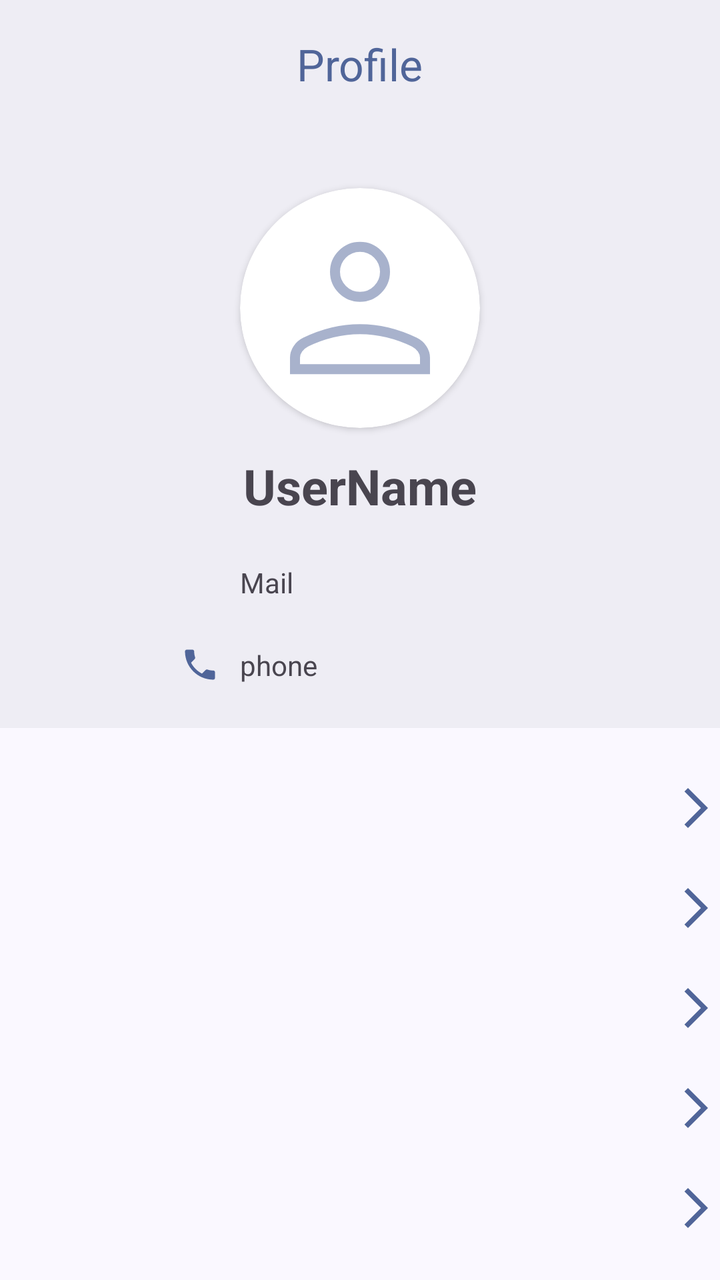
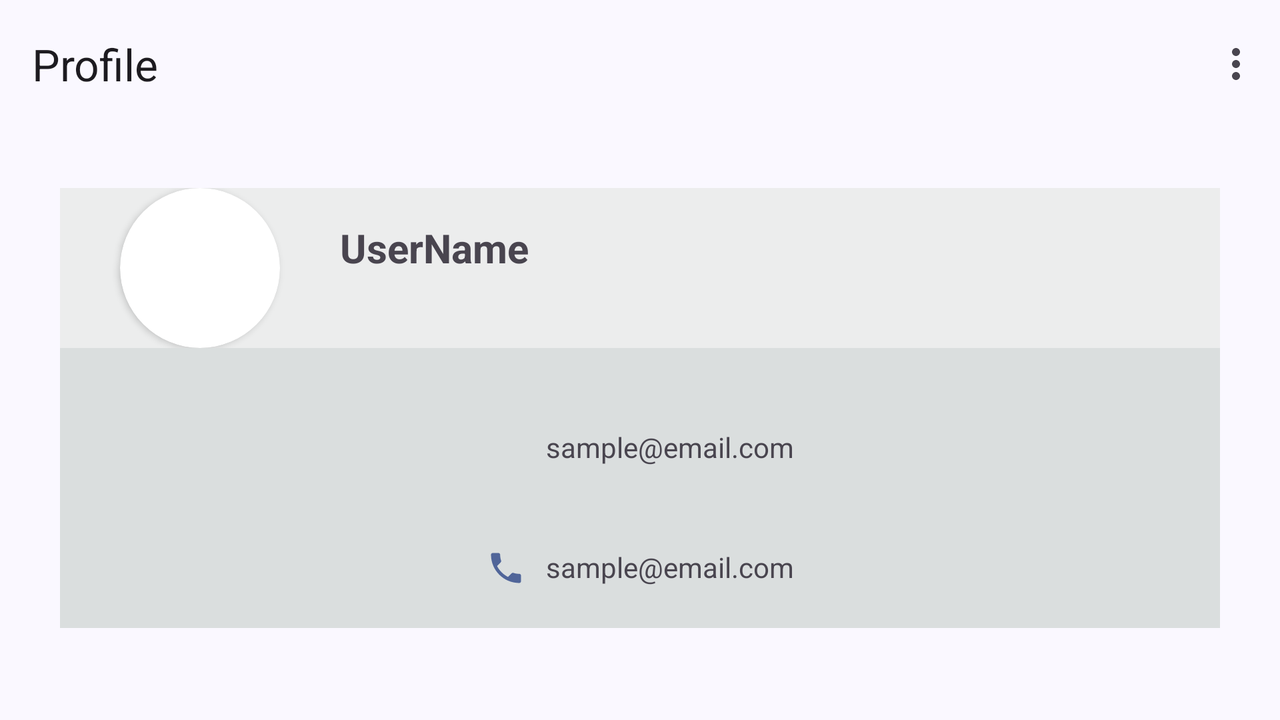

Compare how this app lays out the same screen by default and in its alternative resource folder. The renders come first, then the two layout files and the values they reference.
<!-- AndroidManifest.xml: application theme AppTheme -->
<!-- res/layout/fragment_profile.xml -->
<?xml version="1.0" encoding="utf-8"?>
<androidx.constraintlayout.widget.ConstraintLayout xmlns:android="http://schemas.android.com/apk/res/android"
    xmlns:app="http://schemas.android.com/apk/res-auto"
    android:layout_width="match_parent"
    android:layout_height="match_parent">

    <com.google.android.material.appbar.AppBarLayout
        android:id="@+id/appBarLayout"
        android:layout_width="match_parent"
        android:background="@color/md_theme_surfaceContainer"
        android:layout_height="?attr/actionBarSize"
        app:layout_constraintEnd_toEndOf="parent"
        app:layout_constraintStart_toStartOf="parent"
        app:layout_constraintTop_toTopOf="parent">

        <com.google.android.material.appbar.MaterialToolbar
            android:id="@+id/toolbar"
            android:layout_width="match_parent"
            app:titleTextColor="@color/md_theme_primary"
            app:titleCentered="true"
            android:layout_height="match_parent"
            app:title="Profile" />
    </com.google.android.material.appbar.AppBarLayout>

    <androidx.core.widget.NestedScrollView
        android:layout_width="match_parent"
        android:layout_height="0dp"
        android:orientation="vertical"
        app:layout_constraintBottom_toBottomOf="parent"
        app:layout_constraintEnd_toEndOf="parent"
        app:layout_constraintStart_toStartOf="parent"
        app:layout_constraintTop_toBottomOf="@+id/appBarLayout"
        app:layout_constraintVertical_bias="0.0">

        <LinearLayout
            android:layout_width="match_parent"
            android:layout_height="wrap_content"
            android:layout_gravity="center_horizontal"
            android:orientation="vertical">


            <androidx.constraintlayout.widget.ConstraintLayout
                android:layout_width="match_parent"
                android:layout_height="wrap_content"
                android:minHeight="300dp"
                android:layout_marginBottom="15dp"
                android:background="@drawable/radius"
                android:clipToOutline="true"
                android:orientation="vertical"
                android:padding="10dp">

                <androidx.cardview.widget.CardView
                    android:id="@+id/cardView"
                    android:layout_width="120dp"
                    android:layout_height="120dp"
                    android:layout_gravity="center"
                    android:layout_marginTop="20dp"
                    android:layout_marginBottom="10dp"
                    android:elevation="20dp"
                    android:outlineAmbientShadowColor="@color/cardview_light_background"
                    app:cardCornerRadius="120dp"
                    app:layout_constraintEnd_toEndOf="parent"
                    app:layout_constraintStart_toStartOf="parent"
                    app:layout_constraintTop_toTopOf="parent">

                    <com.google.android.material.imageview.ShapeableImageView
                        android:id="@+id/user_dp"
                        android:layout_width="match_parent"
                        android:layout_height="match_parent"
                        android:scaleType="centerCrop"
                        android:src="@drawable/ic_profile_outline" />
                </androidx.cardview.widget.CardView>

                <com.google.android.material.textview.MaterialTextView
                    android:id="@+id/user_name"
                    android:layout_width="wrap_content"
                    android:layout_height="wrap_content"
                    android:layout_gravity="center"
                    android:gravity="center"
                    android:text="UserName"
                    android:textSize="12pt"
                    android:textStyle="bold"
                    app:layout_constraintBottom_toTopOf="@+id/email_textview"
                    app:layout_constraintEnd_toEndOf="@+id/cardView"
                    app:layout_constraintStart_toStartOf="@+id/cardView"
                    app:layout_constraintTop_toBottomOf="@+id/cardView" />


                <com.google.android.material.imageview.ShapeableImageView
                    android:id="@+id/shapeableImageView4"
                    android:layout_width="20dp"
                    android:layout_height="20dp"
                    android:layout_marginEnd="10dp"
                    android:src="@drawable/ic_email"
                    app:layout_constraintBottom_toBottomOf="@+id/email_textview"
                    app:layout_constraintEnd_toStartOf="@+id/email_textview"
                    app:layout_constraintTop_toTopOf="@+id/email_textview" />


                <com.google.android.material.textview.MaterialTextView
                    android:id="@+id/email_textview"
                    android:layout_width="0dp"
                    android:layout_height="wrap_content"
                    android:layout_marginTop="10dp"
                    android:text="Mail"
                    app:layout_constraintBottom_toTopOf="@+id/phone_number_textview"
                    app:layout_constraintEnd_toEndOf="parent"
                    app:layout_constraintStart_toStartOf="@+id/cardView"
                    app:layout_constraintTop_toBottomOf="@+id/user_name" />

                <com.google.android.material.imageview.ShapeableImageView
                    android:layout_width="20dp"
                    android:layout_height="20dp"
                    android:layout_marginEnd="10dp"
                    android:src="@drawable/ic_phone"
                    app:layout_constraintBottom_toBottomOf="@+id/phone_number_textview"
                    app:layout_constraintEnd_toStartOf="@+id/phone_number_textview"
                    app:layout_constraintTop_toTopOf="@+id/phone_number_textview" />

                <com.google.android.material.textview.MaterialTextView
                    android:id="@+id/phone_number_textview"
                    android:layout_width="wrap_content"
                    android:layout_height="wrap_content"
                    android:ellipsize="end"
                    android:layout_marginTop="10dp"
                    android:lines="1"
                    android:text="phone"
                    app:layout_constraintBottom_toBottomOf="parent"
                    app:layout_constraintStart_toStartOf="@+id/cardView"
                    app:layout_constraintTop_toBottomOf="@+id/email_textview" />

            </androidx.constraintlayout.widget.ConstraintLayout>


            <include
                android:id="@+id/edit"
                layout="@layout/navigator" />

            <include
                android:id="@+id/change_password"
                layout="@layout/navigator" />
            <include
                android:id="@+id/favourite"
                layout="@layout/navigator"/>

            <include
                android:id="@+id/interested"
                layout="@layout/navigator"/>

            <include
                android:id="@+id/logout"
                layout="@layout/navigator" />

        </LinearLayout>

    </androidx.core.widget.NestedScrollView>

</androidx.constraintlayout.widget.ConstraintLayout>
<!-- res/layout/navigator.xml (included above) -->
<?xml version="1.0" encoding="utf-8"?>
<androidx.constraintlayout.widget.ConstraintLayout xmlns:android="http://schemas.android.com/apk/res/android"
    xmlns:app="http://schemas.android.com/apk/res-auto"
    android:id="@+id/navigator"
    android:layout_width="match_parent"
    android:foreground="?android:attr/selectableItemBackground"
    android:clickable="true"
    android:layout_height="wrap_content"
    android:focusable="true">

    <com.google.android.material.textview.MaterialTextView
        android:layout_width="0dp"
        android:id="@+id/text_label"
        android:layout_height="50dp"
        android:gravity="center_vertical"
        android:layout_marginStart="15dp"
        app:layout_constraintBottom_toBottomOf="parent"
        app:layout_constraintEnd_toStartOf="@+id/shapeableImageView"
        app:layout_constraintStart_toEndOf="@+id/imageFilterView"
        app:layout_constraintTop_toTopOf="parent" />

    <androidx.constraintlayout.utils.widget.ImageFilterView
        android:id="@+id/imageFilterView"
        android:layout_width="wrap_content"
        android:layout_height="match_parent"
        android:layout_marginEnd="20dp"
        app:layout_constraintBottom_toBottomOf="parent"
        app:layout_constraintStart_toStartOf="parent"
        app:layout_constraintTop_toTopOf="parent" />

    <com.google.android.material.imageview.ShapeableImageView
        android:id="@+id/shapeableImageView"
        android:layout_width="wrap_content"
        android:layout_height="wrap_content"
        android:src="@drawable/ic_forward"
        app:layout_constraintBottom_toBottomOf="parent"
        app:layout_constraintEnd_toEndOf="parent"
        app:layout_constraintTop_toTopOf="parent" />


</androidx.constraintlayout.widget.ConstraintLayout>
<!-- resources referenced by this layout -->
<resources>
  <color name="md_theme_primary">#506599</color>
  <color name="md_theme_surfaceContainer">#EEEDF4</color>
  <!-- drawable ic_email (drawable-night) -->
  <vector android:height="24dp" android:tint="@color/md_theme_primary"
      android:viewportHeight="24" android:viewportWidth="24"
      android:width="24dp" xmlns:android="http://schemas.android.com/apk/res/android">
      <path android:fillColor="@android:color/white" android:pathData="M20,4L4,4c-1.1,0 -1.99,0.9 -1.99,2L2,18c0,1.1 0.9,2 2,2h16c1.1,0 2,-0.9 2,-2L22,6c0,-1.1 -0.9,-2 -2,-2zM20,18L4,18L4,8l8,5 8,-5v10zM12,11L4,6h16l-8,5z"/>
  </vector>
  <!-- drawable ic_forward (drawable) -->
  <vector android:autoMirrored="true" android:height="24dp"
      android:tint="@color/md_theme_primary" android:viewportHeight="24"
      android:viewportWidth="24" android:width="24dp" xmlns:android="http://schemas.android.com/apk/res/android">
      <path android:fillColor="@android:color/white" android:pathData="M6.23,20.23l1.77,1.77l10,-10l-10,-10l-1.77,1.77l8.23,8.23z"/>
  </vector>
  <!-- drawable radius (drawable) -->
  <?xml version="1.0" encoding="utf-8"?>
  <shape xmlns:android="http://schemas.android.com/apk/res/android">
  
      <solid android:color="@color/md_theme_surfaceContainer"/>
  </shape>
  <color name="md_theme_onPrimary">#FFFFFF</color>
  <color name="md_theme_primaryContainer">#DAE2FF</color>
  <color name="md_theme_onPrimaryContainer">#001946</color>
  <color name="md_theme_secondary">#585E71</color>
  <color name="md_theme_onSecondary">#FFFFFF</color>
  <color name="md_theme_secondaryContainer">#DCE2F9</color>
  <color name="md_theme_onSecondaryContainer">#151B2C</color>
  <color name="md_theme_tertiary">#735572</color>
  <color name="md_theme_onTertiary">#FFFFFF</color>
  <color name="md_theme_tertiaryContainer">#FED7FA</color>
  <color name="md_theme_onTertiaryContainer">#2A122C</color>
  <color name="md_theme_error">#BA1A1A</color>
  <color name="md_theme_onError">#FFFFFF</color>
  <color name="md_theme_errorContainer">#FFDAD6</color>
  <color name="md_theme_onErrorContainer">#410002</color>
  <color name="md_theme_background">#FAF8FF</color>
  <color name="md_theme_onBackground">#1A1B21</color>
  <color name="md_theme_surface">#FAF8FF</color>
  <color name="md_theme_onSurface">#1A1B21</color>
  <color name="md_theme_surfaceVariant">#E1E2EC</color>
  <color name="md_theme_onSurfaceVariant">#44464F</color>
  <color name="md_theme_outline">#757780</color>
  <color name="md_theme_outlineVariant">#C5C6D0</color>
  <color name="md_theme_inverseSurface">#2F3036</color>
  <color name="md_theme_inverseOnSurface">#F1F0F7</color>
  <color name="md_theme_inversePrimary">#B1C5FF</color>
  <color name="md_theme_primaryFixed">#DAE2FF</color>
  <color name="md_theme_onPrimaryFixed">#001946</color>
  <color name="md_theme_primaryFixedDim">#B1C5FF</color>
  <color name="md_theme_onPrimaryFixedVariant">#2F4578</color>
  <color name="md_theme_secondaryFixed">#DCE2F9</color>
  <color name="md_theme_onSecondaryFixed">#151B2C</color>
  <color name="md_theme_secondaryFixedDim">#C0C6DC</color>
  <color name="md_theme_onSecondaryFixedVariant">#404659</color>
  <color name="md_theme_tertiaryFixed">#FED7FA</color>
  <color name="md_theme_onTertiaryFixed">#2A122C</color>
  <color name="md_theme_tertiaryFixedDim">#E0BBDD</color>
  <color name="md_theme_onTertiaryFixedVariant">#593D59</color>
  <color name="md_theme_surfaceDim">#DAD9E0</color>
  <color name="md_theme_surfaceBright">#FAF8FF</color>
  <color name="md_theme_surfaceContainerLowest">#FFFFFF</color>
  <color name="md_theme_surfaceContainerLow">#F4F3FA</color>
  <color name="md_theme_surfaceContainerHigh">#E8E7EF</color>
  <color name="md_theme_surfaceContainerHighest">#E2E2E9</color>
</resources>
<!-- res/layout-land/fragment_profile.xml (the author's variant of the layout above) -->
<!-- drawn on the phone turned sideways -->
<?xml version="1.0" encoding="utf-8"?>
<androidx.constraintlayout.widget.ConstraintLayout xmlns:android="http://schemas.android.com/apk/res/android"
    xmlns:tools="http://schemas.android.com/tools"
    android:layout_width="match_parent"
    android:layout_height="match_parent"
    xmlns:app="http://schemas.android.com/apk/res-auto">

    <com.google.android.material.appbar.AppBarLayout
        android:id="@+id/appBarLayout"
        android:layout_width="match_parent"
        android:layout_height="?attr/actionBarSize"
        app:layout_constraintEnd_toEndOf="parent"
        app:layout_constraintStart_toStartOf="parent"
        app:layout_constraintTop_toTopOf="parent">

        <com.google.android.material.appbar.MaterialToolbar
            android:id="@+id/toolbar"
            android:layout_width="match_parent"
            android:layout_height="match_parent"
            app:menu="@menu/profile_menu"
            app:title="Profile" />
    </com.google.android.material.appbar.AppBarLayout>

    <androidx.core.widget.NestedScrollView
        android:layout_width="match_parent"
        android:layout_height="0dp"
        android:orientation="vertical"
        app:layout_constraintBottom_toBottomOf="parent"
        app:layout_constraintTop_toBottomOf="@+id/appBarLayout"
        app:layout_constraintVertical_bias="0.0"
        tools:layout_editor_absoluteX="0dp">
        <LinearLayout
            android:layout_width="match_parent"
            android:layout_height="wrap_content"
            android:layout_margin= "30dp"
            android:background="#DADEDE"
            android:orientation="vertical"
            app:layout_constraintBottom_toBottomOf="parent"
            app:layout_constraintTop_toBottomOf="@+id/appBarLayout">

            <LinearLayout
                android:layout_width="match_parent"
                android:layout_height="wrap_content"
                android:layout_marginBottom="20dp"
                android:background="#ECEDED"
                android:orientation="horizontal">

                <androidx.cardview.widget.CardView
                    android:layout_width="80dp"
                    android:layout_height="80dp"
                    android:layout_gravity="center"
                    android:layout_marginStart="30dp"
                    android:layout_marginEnd="30dp"
                    app:cardCornerRadius="120dp">

                    <ImageView
                        android:id="@+id/user_dp"
                        android:layout_width="match_parent"
                        android:layout_height="match_parent"
                        android:scaleType="centerCrop"
                        android:src="@drawable/ic_profile" />
                </androidx.cardview.widget.CardView>

                <TextView
                    android:id="@+id/user_name"
                    android:layout_width="wrap_content"
                    android:layout_height="wrap_content"
                    android:layout_marginBottom="10dp"
                    android:text="UserName"
                    android:textSize="20dp"
                    android:textStyle="bold"
                    android:layout_gravity="center"/>
            </LinearLayout>

            <LinearLayout
                android:layout_width="wrap_content"
                android:layout_height="wrap_content"
                android:layout_gravity="center"
                android:layout_margin="20dp">

                <ImageView
                    android:layout_width="20dp"
                    android:layout_height="20dp"
                    android:layout_marginEnd="10dp"
                    android:src="@drawable/ic_email" />

                <TextView
                    android:id="@+id/email_textview"
                    android:layout_width="wrap_content"
                    android:layout_height="wrap_content"
                    android:text="sample@email.com" />
            </LinearLayout>

            <LinearLayout
                android:layout_width="wrap_content"
                android:layout_height="wrap_content"
                android:layout_gravity="center"
                android:layout_margin="20dp">

                <ImageView
                    android:layout_width="20dp"
                    android:layout_height="20dp"
                    android:layout_marginEnd="10dp"
                    android:src="@drawable/ic_phone" />

                <TextView
                    android:id="@+id/phone_number_textview"
                    android:layout_width="wrap_content"
                    android:layout_height="wrap_content"
                    android:text="sample@email.com" />
            </LinearLayout>
        </LinearLayout>

    </androidx.core.widget.NestedScrollView>

</androidx.constraintlayout.widget.ConstraintLayout>
<!-- resources referenced by the variant -->
<!-- as the phone turned sideways resolves them -->
<resources>
  <!-- drawable ic_email (drawable-night) -->
  <vector android:height="24dp" android:tint="@color/md_theme_primary"
      android:viewportHeight="24" android:viewportWidth="24"
      android:width="24dp" xmlns:android="http://schemas.android.com/apk/res/android">
      <path android:fillColor="@android:color/white" android:pathData="M20,4L4,4c-1.1,0 -1.99,0.9 -1.99,2L2,18c0,1.1 0.9,2 2,2h16c1.1,0 2,-0.9 2,-2L22,6c0,-1.1 -0.9,-2 -2,-2zM20,18L4,18L4,8l8,5 8,-5v10zM12,11L4,6h16l-8,5z"/>
  </vector>
  <!-- drawable ic_profile (drawable-night) -->
  <vector android:height="24dp" android:tint="@color/md_theme_primary"
      android:viewportHeight="24" android:viewportWidth="24"
      android:width="24dp" xmlns:android="http://schemas.android.com/apk/res/android">
      <path android:fillColor="@android:color/white" android:pathData="M12,12c2.21,0 4,-1.79 4,-4s-1.79,-4 -4,-4 -4,1.79 -4,4 1.79,4 4,4zM12,14c-2.67,0 -8,1.34 -8,4v2h16v-2c0,-2.66 -5.33,-4 -8,-4z"/>
  </vector>
  <color name="md_theme_primary">#506599</color>
  <color name="md_theme_surfaceContainer">#EEEDF4</color>
  <color name="md_theme_onPrimary">#FFFFFF</color>
  <color name="md_theme_primaryContainer">#DAE2FF</color>
  <color name="md_theme_onPrimaryContainer">#001946</color>
  <color name="md_theme_secondary">#585E71</color>
  <color name="md_theme_onSecondary">#FFFFFF</color>
  <color name="md_theme_secondaryContainer">#DCE2F9</color>
  <color name="md_theme_onSecondaryContainer">#151B2C</color>
  <color name="md_theme_tertiary">#735572</color>
  <color name="md_theme_onTertiary">#FFFFFF</color>
  <color name="md_theme_tertiaryContainer">#FED7FA</color>
  <color name="md_theme_onTertiaryContainer">#2A122C</color>
  <color name="md_theme_error">#BA1A1A</color>
  <color name="md_theme_onError">#FFFFFF</color>
  <color name="md_theme_errorContainer">#FFDAD6</color>
  <color name="md_theme_onErrorContainer">#410002</color>
  <color name="md_theme_background">#FAF8FF</color>
  <color name="md_theme_onBackground">#1A1B21</color>
  <color name="md_theme_surface">#FAF8FF</color>
  <color name="md_theme_onSurface">#1A1B21</color>
  <color name="md_theme_surfaceVariant">#E1E2EC</color>
  <color name="md_theme_onSurfaceVariant">#44464F</color>
  <color name="md_theme_outline">#757780</color>
  <color name="md_theme_outlineVariant">#C5C6D0</color>
  <color name="md_theme_inverseSurface">#2F3036</color>
  <color name="md_theme_inverseOnSurface">#F1F0F7</color>
  <color name="md_theme_inversePrimary">#B1C5FF</color>
  <color name="md_theme_primaryFixed">#DAE2FF</color>
  <color name="md_theme_onPrimaryFixed">#001946</color>
  <color name="md_theme_primaryFixedDim">#B1C5FF</color>
  <color name="md_theme_onPrimaryFixedVariant">#2F4578</color>
  <color name="md_theme_secondaryFixed">#DCE2F9</color>
  <color name="md_theme_onSecondaryFixed">#151B2C</color>
  <color name="md_theme_secondaryFixedDim">#C0C6DC</color>
  <color name="md_theme_onSecondaryFixedVariant">#404659</color>
  <color name="md_theme_tertiaryFixed">#FED7FA</color>
  <color name="md_theme_onTertiaryFixed">#2A122C</color>
  <color name="md_theme_tertiaryFixedDim">#E0BBDD</color>
  <color name="md_theme_onTertiaryFixedVariant">#593D59</color>
  <color name="md_theme_surfaceDim">#DAD9E0</color>
  <color name="md_theme_surfaceBright">#FAF8FF</color>
  <color name="md_theme_surfaceContainerLowest">#FFFFFF</color>
  <color name="md_theme_surfaceContainerLow">#F4F3FA</color>
  <color name="md_theme_surfaceContainerHigh">#E8E7EF</color>
  <color name="md_theme_surfaceContainerHighest">#E2E2E9</color>
</resources>
